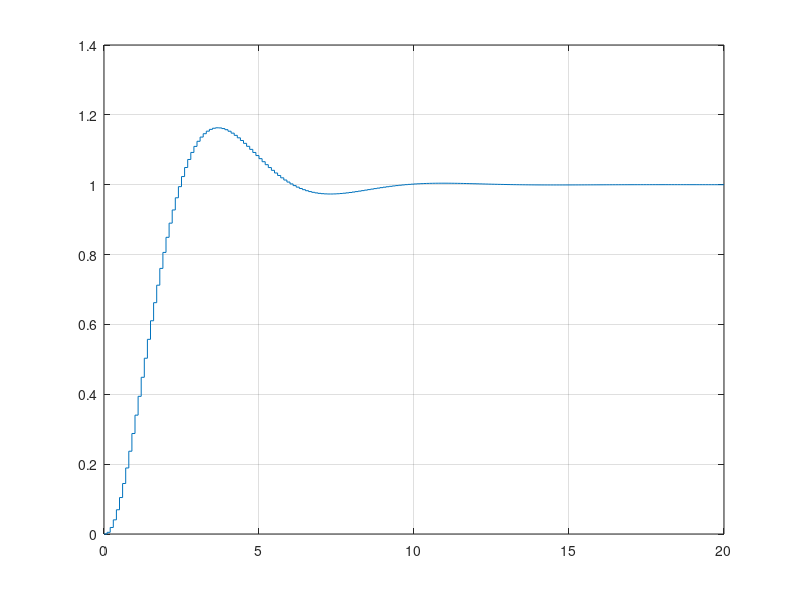
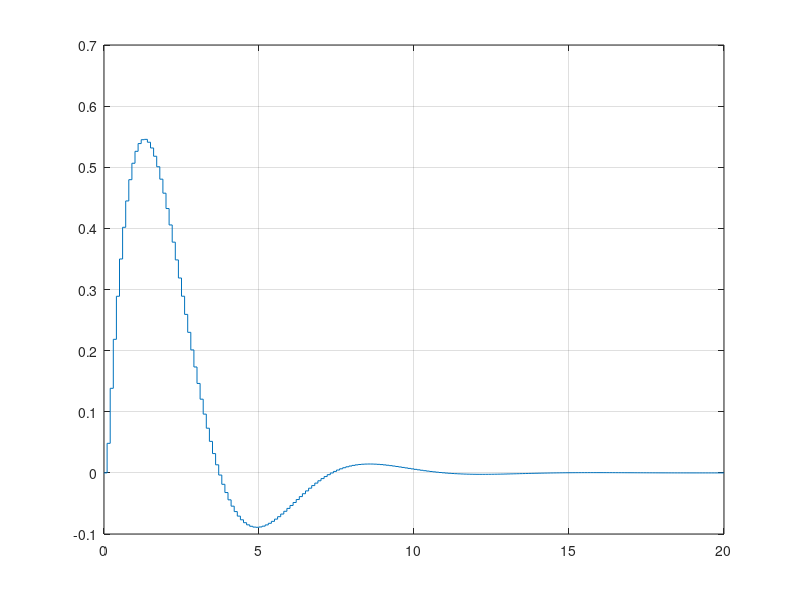
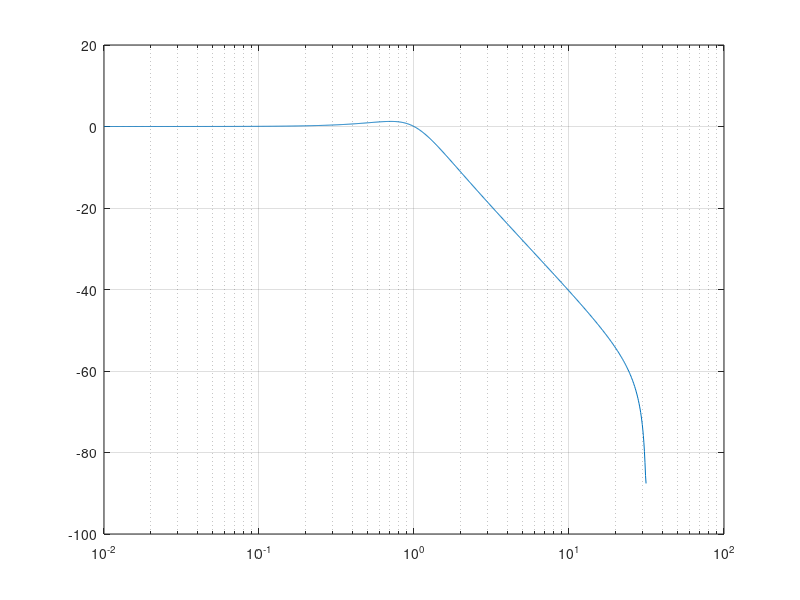
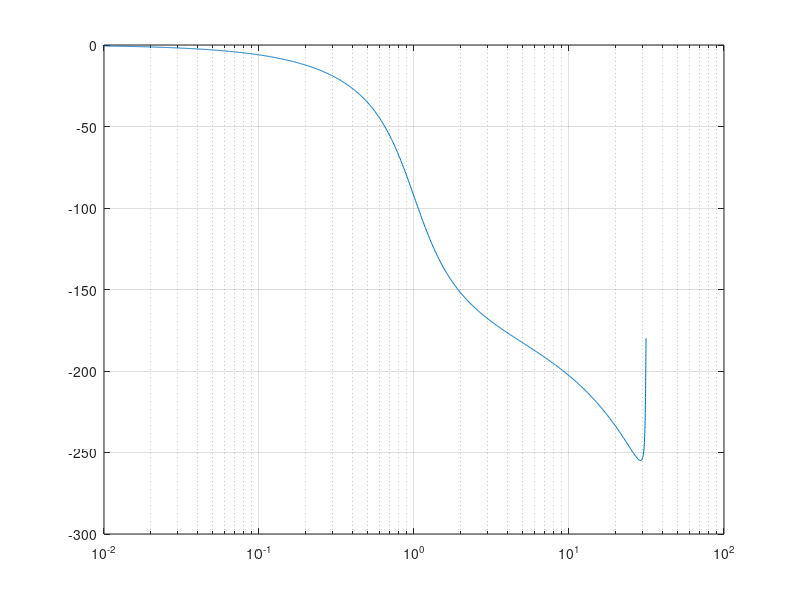

MATLAB code to generate these figures, in order:
numerador = [1];
denominador = [1 1 1];

Gs = tf(numerador, denominador);
Gs = c2d(Gs, 0.1);

[Step_y, Step_t] = step(Gs, 20);
[Impulse_y, Impulse_t] = impulse(Gs, 20);
[MagB, PhaB, FreqB] = bode(Gs);
[GM, GP, Wg, Wp] = margin(Gs);
[Re,Img,FreqN] = nyquist(Gs);
[r, k] = rlocus(Gs);
[MagN, PhaN, WN] = nichols(Gs);


GM = mag2db(GM);
MagB = mag2db(MagB);
MagN = mag2db(MagN);

figure(1)
stairs(Step_t, Step_y)
grid()

figure(2)
stairs(Impulse_t, Impulse_y)
grid()

figure(3)
semilogx(FreqB, squeeze(MagB))
grid()

figure(4)
semilogx(FreqB, squeeze(PhaB))
grid()

figure(5)
plot(squeeze(Re), squeeze(Img),squeeze(Re), squeeze(-Img))
grid()

figure(6)
index = size(r);
for i=1:index(1)
    plot(real(r(i,:)), imag(r(i,:)))
    hold on
end
grid()
hold off

figure(7)
plot(squeeze(PhaN), squeeze(MagN))
grid()

set = 'S1D';
save(strcat(set,'Step'),'Step_t','Step_y')
save(strcat(set,'Imp'),'Impulse_y','Impulse_t')
save(strcat(set,'Bode'),'MagB','PhaB','FreqB')
save(strcat(set,'Margin'),'GM','GP','Wg','Wp')
save(strcat(set,'Nyquist'),'Re','Img','FreqN')
save(strcat(set,'Rlocus'),'r','k')
save(strcat(set,'Nichols'),'MagN','PhaN','WN')